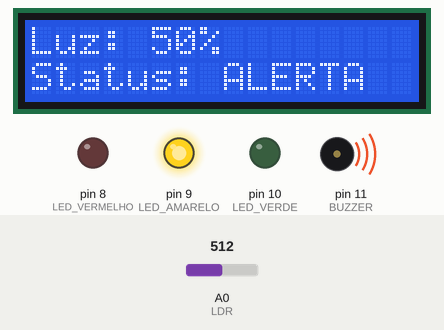
Simulated run of this sketch. Board: Arduino Uno, built with avr-gcc and run on an emulated ATmega328P. Shown: 16×2 character LCD, output pins drawn as LEDs (lit = HIGH), buzzer (waves = sounding). The test bench sets the inputs (shaded band); at power-on: A0 (LDR) = 512.

Above: at 4.3 s.
4.4 s: A0 (LDR) set to 613
At 10.9 s:
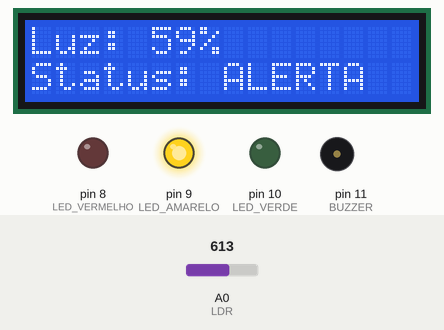
12.7 s: A0 (LDR) set to 635
At 16.6 s:
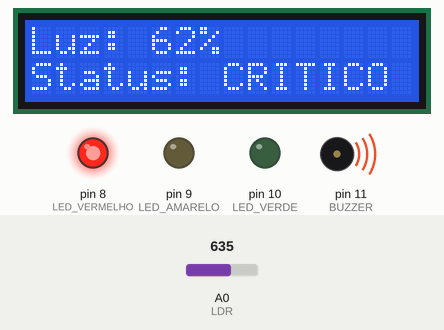
20.8 s: A0 (LDR) set to 306
At 24.5 s:
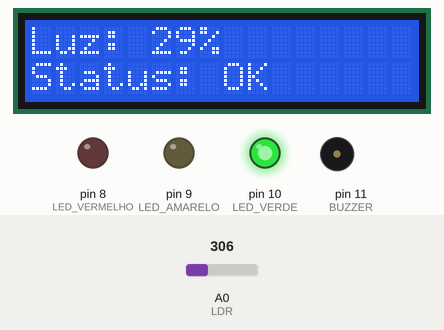
Timing chart, 0 to 26.0 s (numbered marks = the images above; inputs shaded):
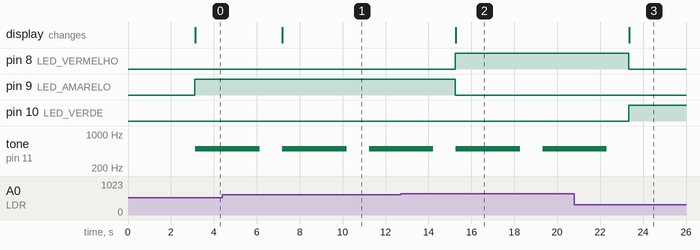

Measured:
- the behaviour switches between 624 and 625 on A0 (LDR) (found by bisection; images 1 and 2)
- after the input at 4.4 s, the display: changes after 2.8 s (image 1)
- after the input at 12.7 s, pin 8 (LED_VERMELHO): LOW → HIGH after 2.5 s; pin 9 (LED_AMARELO): HIGH → LOW after 2.5 s; the display: changes after 2.6 s (image 2)
- after the input at 20.8 s, pin 8 (LED_VERMELHO): HIGH → LOW after 2.5 s; pin 10 (LED_VERDE): LOW → HIGH after 2.5 s; tone on pin 11 (BUZZER): goes on until 22.3 s, then stays silent; the display: changes after 2.6 s (image 3)
- by itself, tone on pin 11 (BUZZER): alternates 500 Hz for 3.0 s and silent for 1.0 s

The sketch:

vinheria_agnello.ino
```cpp
#include <Adafruit_LiquidCrystal.h>

Adafruit_LiquidCrystal lcd(0); // 0 é endereço do i2c, uma conectividade que facilita as conexões para mais aprimoramentos

const int LED_VERMELHO = 8;
const int LED_AMARELO  = 9;
const int LED_VERDE    = 10;
const int BUZZER       = 11;
const int LDR          = A0;


void setup() { // "liga" o arduino
  // Configuração dos pinos de saída
  pinMode(LED_VERMELHO, OUTPUT);
  pinMode(LED_AMARELO, OUTPUT);
  pinMode(LED_VERDE, OUTPUT);
  pinMode(BUZZER, OUTPUT);

  // Logo: uma uva desenhada em 5x8 pixels
byte uva[8] = {
  B00100,
  B01000,
  B01110,
  B11111,
  B11111,
  B01110,
  B00100,
  B00000
};


  // Inicialização da Serial e do LCD
  Serial.begin(9600); // canal de comunicação com o pc e 9660 diz respeito a velocidade
  lcd.begin(16, 2); // 16 colunas por 2 linhas
  lcd.createChar(0, uva);  // registra a "pixelart" da uva; 0 é a gaveta, no lcd as gavetas vão de 0 a 7

 // Boas-vindas com logo
  lcd.setCursor(0, 0);
  lcd.write((uint8_t)0);             // desenha a uva
  lcd.print("Agnello Vinhos");
  lcd.write((uint8_t)0);
  lcd.setCursor(0, 1);
  lcd.print("   Bem-vindo  ");
  delay(3000);
  lcd.clear();
}

void loop() { // "loop" verificador
  int leituraBruta = analogRead(LDR); // essa linha e a de baixo efetivamente monitoram
  int luminosidade = map(leituraBruta, 0, 1023, 0, 100); // porque arduino lê de 0 a 1023, e isso precisa ser convertido em percentual

  lcd.setCursor(0, 0);
  lcd.print("Luz: ");
  lcd.print(luminosidade);
  lcd.print("%   ");

  if (luminosidade <= 30) {
    controlLights(luminosidade);
    noTone(BUZZER);
    display_status("OK   ");
  }
  else if (luminosidade > 30 && luminosidade <= 60) {
    controlLights(luminosidade);
    display_status("ALERTA   ");
    play_buzzer();

  }
  else {
    controlLights(luminosidade);
    display_status("CRITICO   ");
    play_buzzer();
  }
  delay(1000);
}

void display_status(String status) {
      lcd.setCursor(0, 1);
      lcd.print("Status: ");
      lcd.print(status);
      lcd.print("                ");
}

void controlLights(int luminosidade) {
  digitalWrite(LED_VERDE, (luminosidade <= 30));
  digitalWrite(LED_AMARELO, (luminosidade > 30) && (luminosidade <= 60));
  digitalWrite(LED_VERMELHO, luminosidade > 60);
}

void play_buzzer() {
    tone(BUZZER, 500);
    delay(3000);
    noTone(BUZZER);
}
```
